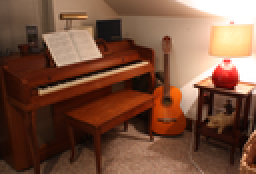
%> input picture input1.png, 128 x 87 px, shrunk from 705 x 480 before the run (shown 2 times larger)
$ octave tgvl1_stereo.m   (GNU Octave 9; MATLAB toolbox functions it lacks are replaced by stand-ins)
%> lines starting %> are read from the running program, lines starting %| are printed output that depends on the picture
### utils_pyramid.m
% UTILS_PYRAMID solves pyramid of any image

%   Author: Menandro Roxas
%   Contact: menandro.roxas@gmail.com
%   $Date: 2020-11-16 (Monday, 16 Nov 2020) $

% Copyright 2020, Menandro Roxas.
%
%                         All Rights Reserved
%
% Permission to use, copy, modify, and distribute this software and its
% documentation for any purpose other than its incorporation into a
% commercial product is hereby granted without fee, provided that the
% above copyright notice appear in all copies and that both that
% copyright notice and this permission notice appear in supporting
% documentation, and that the name of the author not be used in
% advertising or publicity pertaining to distribution of the software
% without specific, written prior permission.
%
% THE AUTHOR DISCLAIM ALL WARRANTIES WITH REGARD TO THIS SOFTWARE,
% INCLUDING ALL IMPLIED WARRANTIES OF MERCHANTABILITY AND FITNESS FOR ANY
% PARTICULAR PURPOSE.  IN NO EVENT SHALL THE AUTHOR BE LIABLE FOR
% ANY SPECIAL, INDIRECT OR CONSEQUENTIAL DAMAGES OR ANY DAMAGES
% WHATSOEVER RESULTING FROM LOSS OF USE, DATA OR PROFITS, WHETHER IN AN
% ACTION OF CONTRACT, NEGLIGENCE OR OTHER TORTIOUS ACTION, ARISING OUT OF
% OR IN CONNECTION WITH THE USE OR PERFORMANCE OF THIS SOFTWARE.

function varargout = utils_pyramid(varargin) %src,npyr,pyscale
    switch nargin
        case 3
            src = varargin{1};
            npyr = varargin{2};
            pyscale = varargin{3};
            minWidth = 16;
            mode = 'bicubic';
        case 4
            src = varargin{1};
            npyr = varargin{2};
            pyscale = varargin{3};
            minWidth = varargin{4};
            mode = 'bicubic';
        case 5
            src = varargin{1};
            npyr = varargin{2};
            pyscale = varargin{3};
            minWidth = varargin{4};
            mode = varargin{5};
    end
    [h,w,~]=size(src);
    cnt = 0;
    sizes={};
    while (w>=minWidth && h>=minWidth && cnt<npyr)
        cnt = cnt+1;
        sizes{cnt} = [h,w];
        w = int32(floor(pyscale*w));
        h = int32(floor(pyscale*h));
    end
    py = {};
    py{1} = src;
    mask = (1/256)*[1 4 6 4 1]'*[1 4 6 4 1];
    for i=2:cnt
        %py{i-1} = imfilter(py{i-1},mask,'corr');
        py{i} = imresize(py{i-1},sizes{i},mode);
    end
    py{1} = src;
    nLevel = cnt;
    varargout{1}=py;
    varargout{2}=nLevel;
    varargout{3}=sizes;

%---------------------------------------
% [15 lines left out: function parse_inputs, not called in this run]

### utils_calc_tensor.m
function [tensor, wtensor, abs_img] = utils_calc_tensor(gray_img, tensorbg, size_grad)

    if(~exist('tensorab', 'var'))
        beta_at = 10;
        gamma_at = 0.75;
    else
        beta_at = tensorbg(1);
        gamma_at = tensorbg(2);
    end

    gray_img = im2double(gray_img);
    [M, N] = size(gray_img);

    if size_grad == 2
        gray_img = imfilter(gray_img, fspecial('gaussian',[3 3], 0.5));
        G_x = [-1 1;
               -1 1];
    elseif size_grad == 3
        G_x = [1 0 -1; 2 0 -2; 1 0 -1];
    elseif size_grad == 5
        G = fspecial('gaussian',[5 5], 1);
        G_x = gradient(G);
    else
        error('tensor gradient size must be 2/3/5');
    end

    G_y = G_x';

    min_n_length = 1e-8;
    min_tensor_val = 1e-8;

    grad_x = imfilter(gray_img, G_x, 'replicate');
    grad_y = imfilter(gray_img, G_y, 'replicate');

    abs_img = sqrt(grad_x.^2 + grad_y.^2);

    n = [grad_x(:)'; grad_y(:)'];

    norm_n = (sqrt(sum(n.^2)));

    n_normed = n./repmat(norm_n, [2,1]);

    n_normed(1,norm_n < min_n_length) = 1;
    n_normed(2,norm_n < min_n_length) = 0;

    nT_normed = [n_normed(2,:); -n_normed(1,:)];

    wtensor = max(min_tensor_val, exp(-beta_at*abs_img.^gamma_at));

    atensor = reshape(wtensor(:)'.*n_normed(1,:).^2 + nT_normed(1,:).^2, M, N);
    ctensor = reshape(wtensor(:)'.*n_normed(1,:).*n_normed(2,:) + nT_normed(1,:).*nT_normed(2,:), M, N);
    btensor = reshape(wtensor(:)'.*n_normed(2,:).^2 + nT_normed(2,:).^2, M, N);

    tensor{1} = atensor;
    tensor{2} = btensor;
    tensor{3} = ctensor;

end

### tgvl1_stereo.m
%% TGV-L1 stereo for rectified images
% Solves the disparity u between two images (assumes rectified images)

%   Author: Menandro Roxas
%   Contact: menandro.roxas@gmail.com
%   $Date: 2020-11-16 (Monday, 16 Nov 2020) $

% Copyright 2020, Menandro Roxas.
%
%                         All Rights Reserved
%
% Permission to use, copy, modify, and distribute this software and its
% documentation for any purpose other than its incorporation into a
% commercial product is hereby granted without fee, provided that the
% above copyright notice appear in all copies and that both that
% copyright notice and this permission notice appear in supporting
% documentation, and that the name of the author not be used in
% advertising or publicity pertaining to distribution of the software
% without specific, written prior permission.
%
% THE AUTHOR DISCLAIM ALL WARRANTIES WITH REGARD TO THIS SOFTWARE,
% INCLUDING ALL IMPLIED WARRANTIES OF MERCHANTABILITY AND FITNESS FOR ANY
% PARTICULAR PURPOSE.  IN NO EVENT SHALL THE AUTHOR BE LIABLE FOR
% ANY SPECIAL, INDIRECT OR CONSEQUENTIAL DAMAGES OR ANY DAMAGES
% WHATSOEVER RESULTING FROM LOSS OF USE, DATA OR PROFITS, WHETHER IN AN
% ACTION OF CONTRACT, NEGLIGENCE OR OTHER TORTIOUS ACTION, ARISING OUT OF
% OR IN CONNECTION WITH THE USE OR PERFORMANCE OF THIS SOFTWARE.

close all
clear all

im1 = imread('input1.png');
%> im1 is the input picture: size 87x128x3 uint8; mean R, G, B 121.2, 82.1, 62.2
im2 = imread('input2.png');
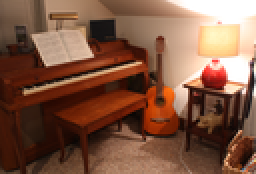
%> input picture input2.png, 128 x 87 px, shrunk from 705 x 480 before the run (shown 2 times larger)
%> im2 is the input picture: size 87x128x3 uint8; mean R, G, B 127.2, 87.2, 66.8
[height_max, width_max, ch] = size(im1);
%> height_max = 87; width_max = 128; ch = 3

%% PARAMETERS - CHANGE IF YOU WANT
alpha0 = 5.0;
alpha1 = 1.1;
timestep_lambda = 1;
tensor_ab = [4 0.2];
l = timestep_lambda;

eta_p = 3;
eta_q = 2;
lambda = 3.0;
innerIter = 5; % Number of iterations of TGV-L1 per warping
warpIter = 20; % Number of warping per pyramid level

nPyr = int8(60); % Max number of pyramids
fScale = 0.9; % Scaling of preceding levels %0.9
minWidth = 16; % Minimum width of the pyramid

flowscale = 100; % For visualization only

%% Construct image pyramid
if ch==3
    gray1 = rgb2gray(im1);
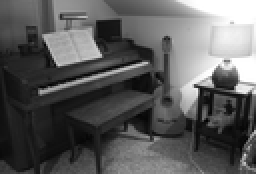
%> gray1: size 87x128 uint8 (shown 2 times larger); min 0, max 255, mean 91.5
    gray2 = rgb2gray(im2);
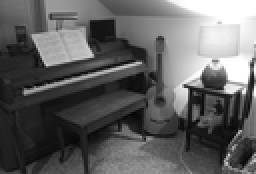
%> gray2: size 87x128 uint8 (shown 2 times larger); min 3, max 255, mean 96.9
else
    gray1 = im1;
    gray2 = im2;
end
Isub1 = double(gray1)/256.0;
Isub2 = double(gray2)/256.0;
[I1, nLevel, sizes] = utils_pyramid(Isub1, nPyr, fScale, minWidth);
%> in utils_pyramid, `npyr = varargin{2};`: npyr = 60
%> in utils_pyramid, `pyscale = varargin{3};`: pyscale = 0.9
%> in utils_pyramid, `minWidth = varargin{4};`: minWidth = 16
%> the loop in utils_pyramid, `while (w>=minWidth && h>=minWidth && cnt<npyr)` made 17 passes
%> (w, h) on passes 1 to 12: (115, 78), (104, 70), (94, 63), (85, 57), (77, 51), (69, 46), (62, 41), (56, 37), (50, 33), (45, 30), (41, 27), (37, 24)
%> after the loop in utils_pyramid, `while (w>=minWidth && h>=minWidth && cnt<npyr)`: sizes = 17 items
%> the loop in utils_pyramid, `for i=2:cnt` made 16 passes
%> in utils_pyramid, `nLevel = cnt;`: nLevel = 17
%> I1 = 17 items; nLevel = 17; sizes = 17 items
[I2, ~, ~]          = utils_pyramid(Isub2, nPyr, fScale, minWidth);
%> the loop in utils_pyramid (call 2), `while (w>=minWidth && h>=minWidth && cnt<npyr)` made 17 passes
%> the loop in utils_pyramid (call 2), `for i=2:cnt` made 16 passes
%> I2 = 17 items

%% Iteration
fprintf('Iterating');
for L=nLevel:-1:1
    [M, N] = size(I1{L});
    fprintf('.');
    curSize = sizes{L};

    % Initialize / Upscale variables
    if L==nLevel
        u = deal(zeros(curSize));
        u_ = u;
    else
        % Propagate to the next level
        u =(1/fScale)*imresize(u,curSize);
        u_ =(1/fScale)*imresize(u_,curSize);
    end

    % Calculate diffusion tensor
    [tensor, ~, ~] = utils_calc_tensor(I1{L}, tensor_ab, 2);
    a = tensor{1};
    b = tensor{2};
    c = tensor{3};
    eta_u = (a.^2 + b.^2 + 2*c.^2 + (a+c).^2 + (b+c).^2).*(alpha1.^2);% + 0*w.^2;
    eta_v = zeros(M,N,2);
    eta_v(:,:,1) = (alpha1.^2).*(b.^2 + c.^2) + 4*alpha0.^2;
    eta_v(:,:,2) = (alpha1.^2).*(a.^2 + c.^2) + 4*alpha0.^2;


    for warp = 1:warpIter
        % Calculate warping vectors
        warpX = u_;
        warpY = zeros(curSize);

        % Warp I2
        Iwarp = utils_warping(I2{L}, warpX, warpY, 'linear');
        [Iu, Iz] = utils_compute_derivative(I1{L}, Iwarp, false);

        %%%%%%%%%%%%%%%%%
        %TGVL1 iteration
        %%%%%%%%%%%%%%%%%
        % Initialize iteration variables
        p = zeros(M,N,2);
        q = zeros(M,N,4);
        du = deal(zeros(curSize));

        v = zeros(M,N,2);
        v_ = v;
        grad_v = zeros(M,N,4);

        qc = zeros(M, N, 4);
        div_q = zeros(M, N, 2);
        dq_tensor = zeros(M, N, 2);

        tau = 1;
        sigma = 1/tau;

        for k = 1:innerIter
            % update timesteps
            if(sigma < 1000)
                mu = 1/sqrt(1+0.7*tau*l);
            else
                mu = 1;
            end

            % --------- Update dual variables tgv ---------------
            u_x = utils_dxp(u_) - v_(:,:,1);
            u_y = utils_dyp(u_) - v_(:,:,2);
            du_tensor_x = a.*u_x + c.*u_y;
            du_tensor_y = c.*u_x + b.*u_y;
            p(:,:,1) = p(:,:,1) + (alpha1*sigma/eta_p).*du_tensor_x;
            p(:,:,2) = p(:,:,2) + (alpha1*sigma/eta_p).*du_tensor_y;
            % projection
            reprojection = max(1.0, sqrt(p(:,:,1).^2 + p(:,:,2).^2));
            p(:,:,1) = p(:,:,1)./reprojection;
            p(:,:,2) = p(:,:,2)./reprojection;

            grad_v(:,:,1) = utils_dxp(v_(:,:,1));
            grad_v(:,:,2) = utils_dyp(v_(:,:,2));
            grad_v(:,:,3) = utils_dyp(v_(:,:,1));
            grad_v(:,:,4) = utils_dxp(v_(:,:,2));
            q = q + alpha0*sigma/eta_q.*grad_v;
            % projection
            reproject = max(1.0, sqrt(q(:,:,1).^2 + q(:,:,2).^2 + q(:,:,3).^2 + q(:,:,4).^2));
            q(:,:,1) = q(:,:,1)./reproject;
            q(:,:,2) = q(:,:,2)./reproject;
            q(:,:,3) = q(:,:,3)./reproject;
            q(:,:,4) = q(:,:,4)./reproject;


            % --------- Update primal variables L1 using thresholding ---------------
            Tp1 = a.*p(:,:, 1) + c.*p(:,:,2);
            Tp2 = c.*p(:,:, 1) + b.*p(:,:,2);
            div_p = utils_dxm(Tp1) + utils_dym(Tp2);
            tau_eta_u = tau./eta_u;
            uhat = u_ + tau_eta_u.*div_p;

            dun = uhat - u;
            rho = Iu.*dun + Iz;
            upper = lambda*tau_eta_u.*(Iu.*Iu);
            lower = -lambda*tau_eta_u.*(Iu.*Iu);
            case1 = (rho <= upper) & (rho >= lower);
            case2 = (rho < lower);
            case3 = (rho > upper);
            case4 = (Iu == 0);
            du(case1) = dun(case1) - rho(case1)./Iu(case1);
            du(case2) = dun(case2) + (lambda*tau_eta_u(case2)).*Iu(case2);
            du(case3) = dun(case3) - (lambda*tau_eta_u(case3)).*Iu(case3);
            du(case4) = dun(case4);

            u = u + du;

            qc(:,:,1) = [q(:,1:end-1, 1), zeros(M,1)];
            qc(:,:,2) = [q(1:end-1,:, 2); zeros(1,N)];
            qc(:,:,3) = [q(1:end-1,:, 3); zeros(1,N)];
            qc(:,:,4) = [q(:,1:end-1, 4), zeros(M,1)];

            qw_x = [zeros(M,1,1), q(:,1:end-1,1)];
            qw_w = [zeros(M,1,1), q(:,1:end-1,4)];
            qn_y = [zeros(1,N,1); q(1:end-1,:,2)];
            qn_z = [zeros(1,N,1); q(1:end-1,:,3)];

            div_q(:,:,1) = (qc(:,:,1) - qw_x) + (qc(:,:,3) - qn_z);
            div_q(:,:,2) = (qc(:,:,4) - qw_w) + (qc(:,:,2) - qn_y);

            dq_tensor(:,:,1) = a.*p(:,:,1) + c.*p(:,:,2);
            dq_tensor(:,:,2) = c.*p(:,:,1) + b.*p(:,:,2);

            v = v_ + tau./eta_v.*(alpha1.*dq_tensor + alpha0.*div_q);

            u_ = u + mu.*(u - u_);
            v_ = v + mu.*(v - v_);

            sigma = sigma/mu;
            tau = tau*mu;
        end

        imshow(abs(u)/(flowscale/L), [0 1], 'ColorMap', jet);
    end
    %%%%%%%%%%%%%%%%%
    %TGVL1 end
    %%%%%%%%%%%%%%%%%

end
%> this loop made 17 passes
%> L on passes 1, 2, 3, 4, 5, 6, 7, 8, 10, 11, 12, 13: 17, 16, 15, 14, 13, 12, 11, 10, 8, 7, 6, 5
%> (printed output is left out)
%> pass 3, `u =(1/fScale)*imresize(u,curSize);`:
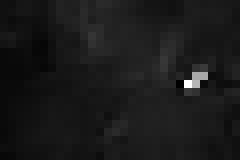
%> u: size 20x30 double (shown 8 times larger); min -2.57, max 11.03, mean -1.16; drawn with min black and max white
%> after the loop:
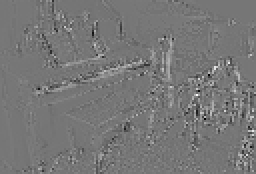
%> du: size 87x128 double (shown 2 times larger); min -0.473, max 0.543, mean 0.00237; drawn with min black and max white
%> after the loop:
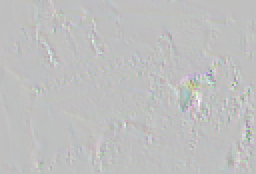
%> grad_v: size 87x128x4 double (shown 2 times larger); mean R, G, B, A -5.35e-06, -3.44e-06, -6.29e-06, 8.88e-06; transparent parts drawn white
%> after the loop:
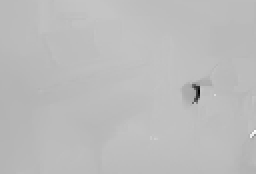
%> u: size 87x128 double (shown 2 times larger); min -82.19, max 21.98, mean -5.3; drawn with min black and max white
%> after the loop, mu = 0.874
